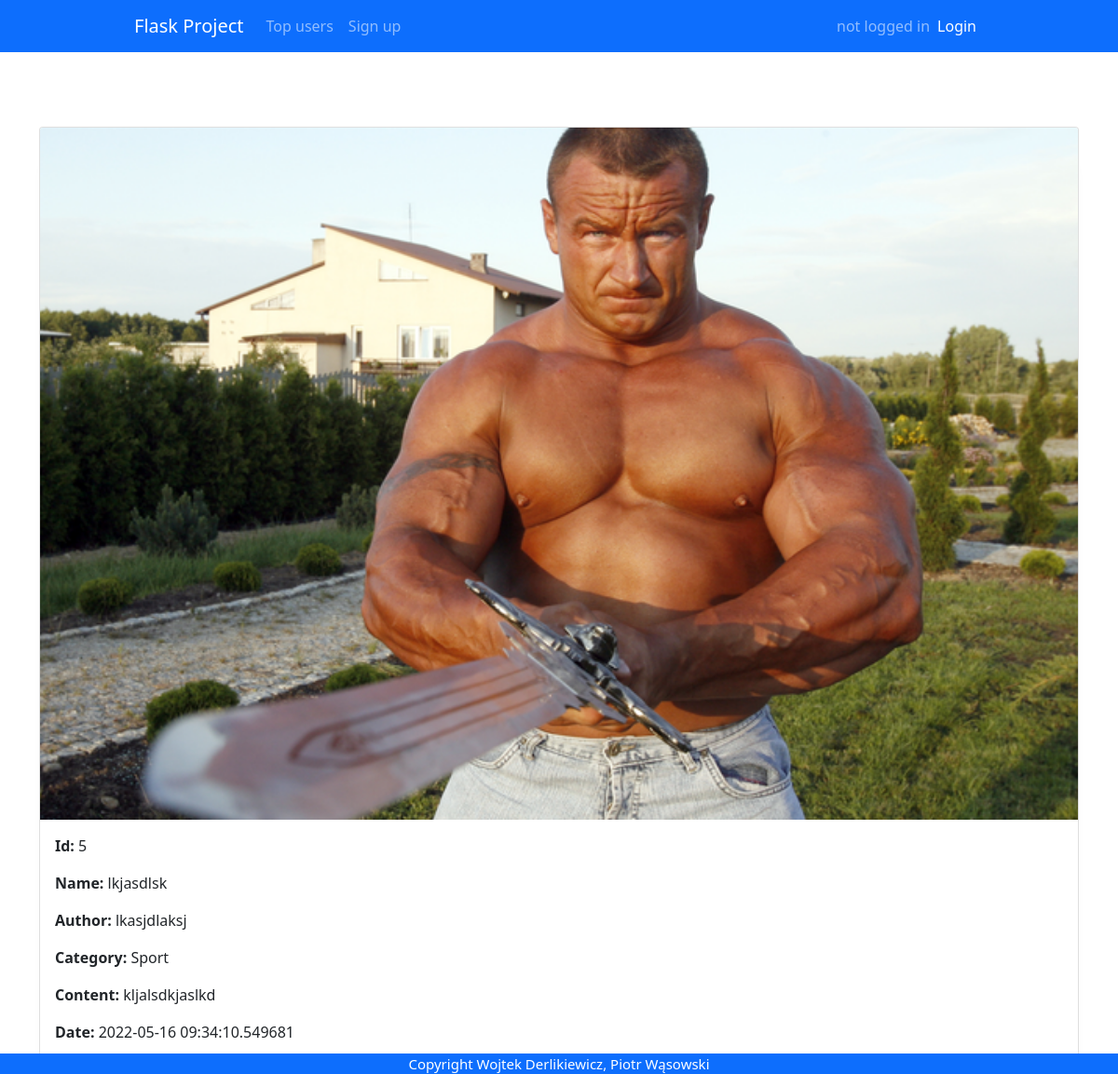
The page /post/5 on the database its author committed.
### app.py (models this page shows)
class Posts(db.Model, UserMixin):
    id = db.Column(db.Integer, primary_key = True)
    title = db.Column(db.String(20), nullable=False)
    author = db.Column(db.String(30), nullable=False)
    content = db.Column(db.Text, nullable=False)
    category = db.Column(db.String(80), nullable=False)
    image = db.Column(db.String(), nullable=False)
    date_posted = db.Column(db.DateTime, default=datetime.datetime.utcnow())

### app.py (the view)
@app.route('/post/<int:id>', methods = ['GET','POST'])
def post(id):
    post = post = Posts.query.filter_by(id=id).first()
    user = current_user
    return render_template('post.html', post = post, user = user)

### templates/post.html (shortened to what this page needs)
{% extends "base.html" %} {% block title %}profile{% endblock %} {% block
content %}
<div class="card mb-3">
  <img src="/static/images/{{ post.image }}" class="card-img-top" alt="..." />
  <div class="card-body">
    <p class="card-text"><b>Id:</b> {{post.id}}</p>
    <p class="card-text"><b>Name:</b> {{ post.title }}</p>
    <p class="card-text"><b>Author:</b> {{ post.author }}</p>
    <p class="card-text"><b>Category:</b> {{ post.category }}</p>
    <p class="card-text"><b>Content:</b> {{ post.content }}</p>
    <p class="card-text"><b>Date:</b> {{ post.date_posted }}</p>
  </div>
</div>
{% endblock %}

### static/styles/base.css (style rules this page uses)
html { overflow: -moz-scrollbars-vertical; overflow-y: scroll; }
body { margin: 0; background-color: dimgrey; font-family: "Roboto", sans-serif; }
.card { width: 100%; height: fit-content; margin-bottom: 20px; box-shadow: rgba(0, 0, 0, 0.45) 0px 25px 20px -20px; }
.card-img-top { height: 100%; }

### rows shown on the page
Posts: image (picture), id "5", title "lkjasdlsk", author "lkasjdlaksj", category "Sport", content "kljalsdkjaslkd", date_posted "2022-05-16 09:34:10.549681"
